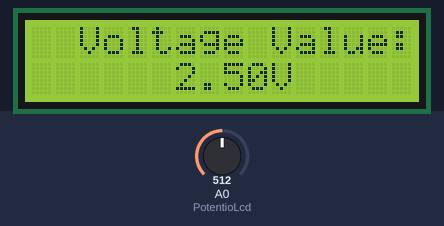
A sketch run on a simulated Arduino Uno, built with avr-gcc and run on an emulated ATmega328P. On the bench: 16×2 character LCD. The test bench sets the inputs (shaded band); at power-on: A0 (PotentioLcd) = 512.

Above: at 1.2 s.
1.3 s: A0 (PotentioLcd) set to 716
At 1.9 s:
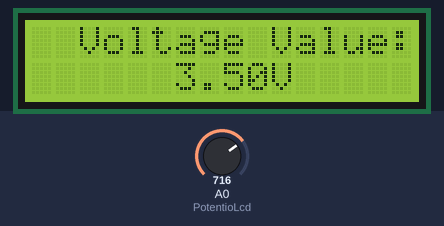
2.8 s: A0 (PotentioLcd) set to 900
At 3.6 s:
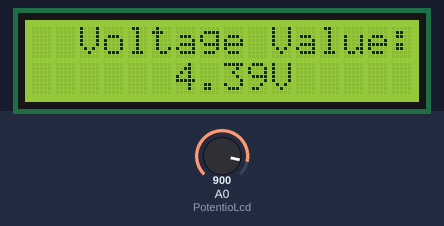
4.4 s: A0 (PotentioLcd) set to 1023
At 5.0 s:
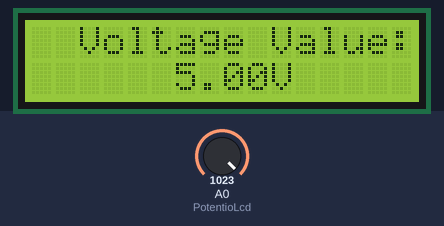
Timing chart, 0 to 7.4 s (numbered marks = the images above; inputs shaded):
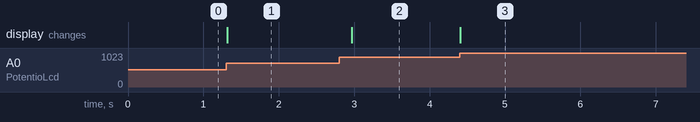

Measured:
- after the input at 1.3 s, the display: changes at once (image 1)
- after the input at 2.8 s, the display: changes after 0.17 s (image 2)
- after the input at 4.4 s, the display: changes at once (image 3)

The sketch:

ACT13.ino
```cpp
#include <Wire.h>
#include<LiquidCrystal_I2C.h>

LiquidCrystal_I2C lcd(0x27,16,2);
float val = 0;

void setup() {
  lcd.init();
  lcd.backlight();
  lcd.setCursor(2,0);
  lcd.print("Voltage Value:");
}

void loop() {
  PotentioLcd();
}

void PotentioLcd()
{
  val = analogRead(A0);
  val = val/1024*5.0;

  lcd.setCursor(6,1);

  lcd.print(val);
  lcd.print("V");
  delay(200);
}
```
